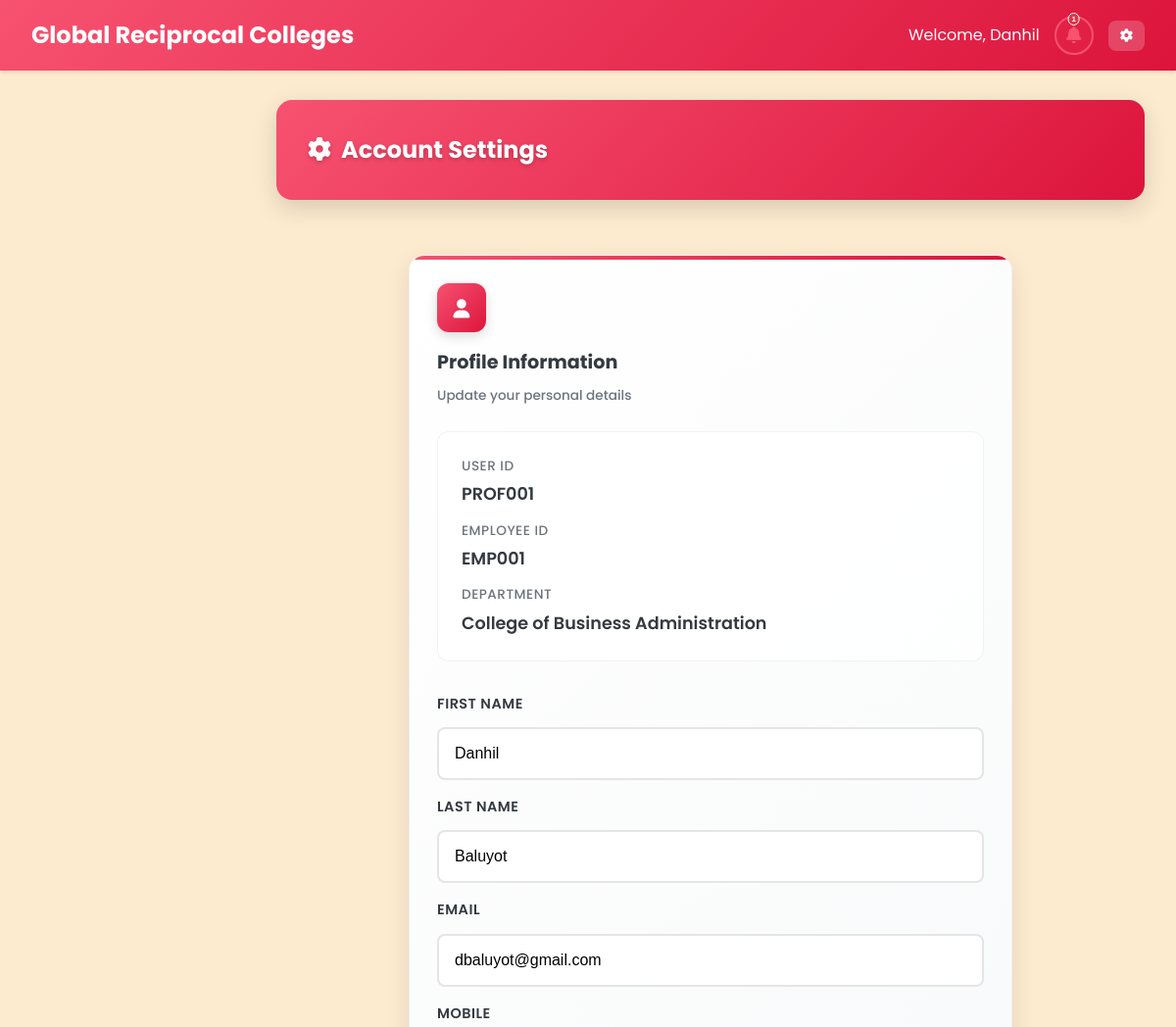
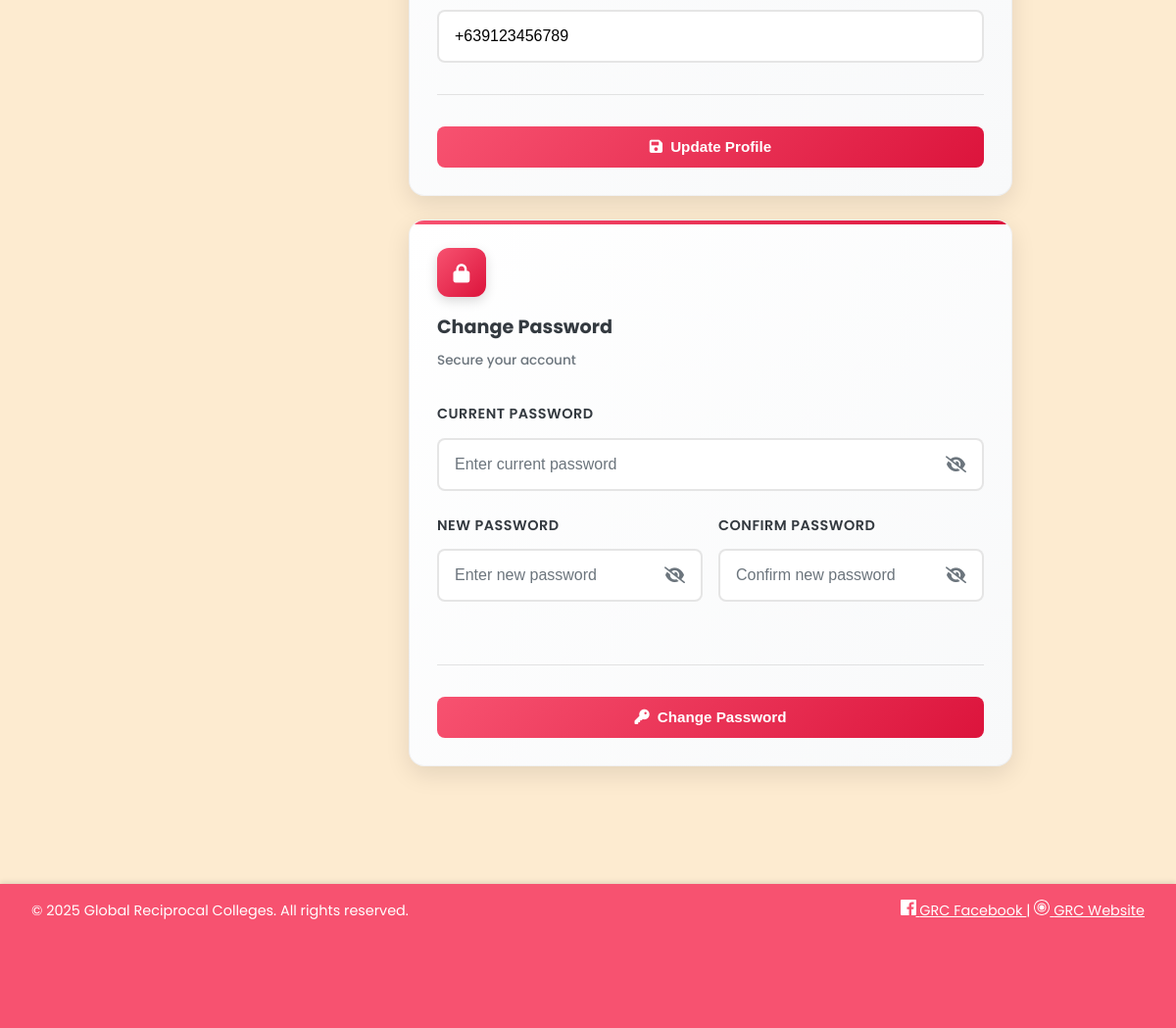
The page /Admin/settings.php (signed in) on the database its author committed (2 pictures, top to bottom).
### tables this page shows
CREATE TABLE `professors` (
  `professor_id` varchar(20) NOT NULL,
  `employee_id` varchar(20) NOT NULL,
  `first_name` varchar(50) NOT NULL,
  `last_name` varchar(50) NOT NULL,
  `email` varchar(100) NOT NULL,
  `password` varchar(255) NOT NULL,
  `department` varchar(100) NOT NULL,
  `mobile` varchar(15) NOT NULL,
  `created_at` datetime NOT NULL,
  `updated_at` datetime NOT NULL
);

### Admin/settings.php (the view, shortened to what this page needs)
<?php
require_once '../php/db.php';
$user_id = $_SESSION['user_id'];
$role = $_SESSION['role'];
if ($role == 'professor') {
    $stmt = $pdo->prepare("SELECT * FROM professors WHERE professor_id = ?");
    $stmt->execute([$user_id]);
    $user = $stmt->fetch(PDO::FETCH_ASSOC);
} elseif ($role == 'student') {
    $stmt = $pdo->prepare("SELECT * FROM students WHERE student_id = ?");
    $stmt->execute([$user_id]);
    $user = $stmt->fetch(PDO::FETCH_ASSOC);
} elseif ($role == 'admin') {
    $stmt = $pdo->prepare("SELECT * FROM administrators WHERE admin_id = ?");
    $stmt->execute([$user_id]);
    $user = $stmt->fetch(PDO::FETCH_ASSOC);
}
?>
<!DOCTYPE html>
<html lang="en">
<head>
    <link rel="stylesheet" href="../css/styles_fixed.css">
    <link rel="stylesheet" href="https://cdnjs.cloudflare.com/ajax/libs/font-awesome/6.0.0/css/all.min.css">
</head>
<body class="<?php echo $role; ?>">
    <?php
    if ($role == 'admin') {
        include '../includes/navbar_admin.php';
        include '../includes/sidebar_admin.php';
    } elseif ($role == 'professor') {
        include '../includes/navbar_professor.php';
    } elseif ($role == 'student') {
        include '../includes/navbar_student.php';
        include '../includes/sidebar_student.php';
    }
    ?>
    <main class="main-content">
        <div class="table-header-enhanced">
            <h2 class="table-title-enhanced"><i class="fas fa-cog" style="margin-right: 10px;"></i>Account Settings</h2>
        </div>
        <div class="dashboard-container">
            <div class="settings-grid">
                <div class="stat-card-enhanced">
                    <div class="stat-header-enhanced">
                        <div class="stat-icon-enhanced">
                            <i class="fas fa-user"></i>
                        </div>
                        <div class="stat-info-enhanced">
                            <h3 class="stat-title-enhanced">Profile Information</h3>
                            <span class="stat-subtitle-enhanced">Update your personal details</span>
                        </div>
                    </div>
                    <div class="current-info-enhanced">
                        <div class="info-grid">
                            <div class="info-item-enhanced">
                                <span class="info-label-enhanced">User ID</span>
                                <span class="info-value-enhanced"><?php echo $user_id; ?></span>
                            </div>
                            <?php if ($role == 'professor' && isset($user['employee_id'])): ?>
                                <div class="info-item-enhanced">
                                    <span class="info-label-enhanced">Employee ID</span>
                                    <span class="info-value-enhanced"><?php echo $user['employee_id']; ?></span>
                                </div>
                            <?php endif; ?>
                            <?php if ($role == 'professor' && isset($user['department'])): ?>
                                <div class="info-item-enhanced">
                                    <span class="info-label-enhanced">Department</span>
                                    <span class="info-value-enhanced"><?php echo $user['department']; ?></span>
                                </div>
                            <?php endif; ?>
                        </div>
                    </div>
                    <form action="" method="POST" class="form-section-enhanced">
                        <div class="form-grid">
                            <div class="form-group-enhanced">
                                <label class="form-label-enhanced">First Name</label>
                                <input type="text" name="first_name" class="form-input-enhanced" value="<?php echo htmlspecialchars($user['first_name']); ?>" required placeholder="Enter your first name">
                            </div>
                            <div class="form-group-enhanced">
                                <label class="form-label-enhanced">Last Name</label>
                                <input type="text" name="last_name" class="form-input-enhanced" value="<?php echo htmlspecialchars($user['last_name']); ?>" required placeholder="Enter your last name">
                            </div>
                            <div class="form-group-enhanced">
                                <label class="form-label-enhanced">Email</label>
                                <input type="email" name="email" class="form-input-enhanced" value="<?php echo htmlspecialchars($user['email']); ?>" required placeholder="Enter your email">
                            </div>
                            <div class="form-group-enhanced">
                                <label class="form-label-enhanced">Mobile</label>
                                <input type="text" name="mobile" class="form-input-enhanced" value="<?php echo htmlspecialchars($user['mobile'] ?? '+639000000000'); ?>" required placeholder="Enter your mobile number">
                            </div>
                        </div>
                        <div class="stat-actions-enhanced">
                            <button type="submit" class="stat-primary-btn">
                                <i class="fas fa-save"></i> Update Profile
                            </button>
                        </div>
                    </form>
                </div>
                <div class="stat-card-enhanced">
                    <div class="stat-header-enhanced">
                        <div class="stat-icon-enhanced">
                            <i class="fas fa-lock"></i>
                        </div>
                        <div class="stat-info-enhanced">
                            <h3 class="stat-title-enhanced">Change Password</h3>
                            <span class="stat-subtitle-enhanced">Secure your account</span>
                        </div>
                    </div>
                    <form action="" method="POST" class="form-section-enhanced">
                        <div class="password-form-grid">
                            <div class="form-group-enhanced">
                                <label class="form-label-enhanced">Current Password</label>
                                <input type="password" name="current_password" class="form-input-enhanced" required placeholder="Enter current password">
                            </div>
                            <div class="form-grid">
                                <div class="form-group-enhanced">
                                    <label class="form-label-enhanced">New Password</label>
                                    <input type="password" name="new_password" class="form-input-enhanced" required placeholder="Enter new password">
                                </div>
                                <div class="form-group-enhanced">
                                    <label class="form-label-enhanced">Confirm Password</label>
                                    <input type="password" name="confirm_password" class="form-input-enhanced" required placeholder="Confirm new password">
                                </div>
                            </div>
                        </div>
                        <div class="stat-actions-enhanced">
                            <button type="submit" class="stat-primary-btn">
                                <i class="fas fa-key"></i> Change Password
                            </button>
                        </div>
                    </form>
                </div>
            </div>
        </div>
    </main>
    <?php include '../includes/footbar.php'; ?>
</body>
</html>

### css/styles_fixed.css (style rules this page uses)
:root { --primary: #F75270; --primary-dark: #DC143C; --primary-light: #F7CAC9; --secondary: #F75270; --accent: #F7CAC9; --light: #FDEBD0; --dark: #343a40; --gray: #6c757d; --light-gray: #F7CAC9; --success: #F7CAC9; --warning: #FDEBD0; --danger: #DC143C; --info: #F75270; }
* { margin: 0; padding: 0; box-sizing: border-box; }
body { font-family: 'Poppins', sans-serif; background-color: var(--light); color: var(--dark); line-height: 1.6; }
.main-content { margin-top: 70px; padding: 2rem; min-height: calc(100vh - 70px); background: var(--light); transition: margin-left 0.3s ease; }
.main-content { margin-left: 250px; margin-top: 70px; padding: 2rem; min-height: calc(100vh - 70px); background: var(--light); transition: margin-left 0.3s ease, padding 0.3s ease; }
.dashboard-container { max-width: 1200px; margin: 0 auto; padding: 2rem; }
.stat-card-enhanced { background: linear-gradient(135deg, #ffffff 0%, #f8f9fa 100%); border-radius: 16px; padding: 2rem; box-shadow: 0 8px 25px rgba(0, 0, 0, 0.1); border: 1px solid rgba(0, 0, 0, 0.05); transition: all 0.3s ease; position: relative; overflow: hidden; }
.stat-card-enhanced::before { content: ''; position: absolute; top: 0; left: 0; right: 0; height: 4px; background: linear-gradient(90deg, var(--primary) 0%, var(--primary-dark) 100%); }
.stat-header-enhanced { display: flex; align-items: center; gap: 1rem; margin-bottom: 1.5rem; }
.stat-icon-enhanced { width: 50px; height: 50px; background: linear-gradient(135deg, var(--primary) 0%, var(--primary-dark) 100%); border-radius: 12px; display: flex; align-items: center; justify-content: center; color: white; font-size: 1.2rem; box-shadow: 0 4px 12px rgba(0, 0, 0, 0.15); }
.stat-info-enhanced { flex: 1; }
.stat-title-enhanced { font-size: 1.25rem; font-weight: 700; color: var(--dark); margin: 0 0 0.25rem 0; }
.stat-subtitle-enhanced { font-size: 0.9rem; color: var(--gray); font-weight: 500; }
.stat-actions-enhanced { border-top: 1px solid rgba(0, 0, 0, 0.1); padding-top: 1.5rem; }
.stat-primary-btn { background: linear-gradient(135deg, var(--primary) 0%, var(--primary-dark) 100%); color: white; border: none; padding: 0.75rem 1.5rem; border-radius: 8px; cursor: pointer; font-size: 0.95rem; font-weight: 600; display: inline-flex; align-items: center; gap: 0.5rem; transition: transform 0.2s, box-shadow 0.2s; }
.table-header-enhanced { background: linear-gradient(135deg, var(--primary) 0%, var(--primary-dark) 100%); padding: 2rem; border-radius: 16px; margin-bottom: 2rem; box-shadow: 0 8px 25px rgba(0, 0, 0, 0.15); display: flex; justify-content: space-between; align-items: center; }
.table-title-enhanced { color: white; font-size: 1.5rem; font-weight: 700; margin: 0; text-shadow: 0 2px 4px rgba(0, 0, 0, 0.2); }

### rows shown on the page
professors: employee "EMP001", department "College of Business Administration", first_name "Danhil", last_name "Baluyot", email "dbaluyot@gmail.com", mobile "+639123456789"

### other values the page prints
$prof_name "Danhil"
$pending_requests_count "1"
$user_id "PROF001"
